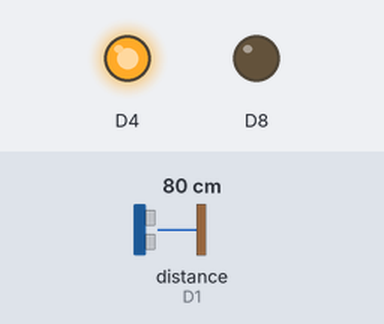
A sketch run on a simulated ESP8266 (NodeMCU). On the bench: output pins drawn as LEDs (lit = HIGH). Wiring (inferred from the names in the program): ultrasonic range finder: trigger D0; echo D1. Inputs (shaded band) come from the test bench; at power-on: distance to the obstacle (sensor on D1) 80 cm. The echo pulse lasts 58.3 µs per cm; WiFi joins after 1.5 s; servers stay silent unless stated; uploads are accepted with an empty reply; pins used as bus, display or sensor lines are not drawn.

Above: at 2.8 s.
2.9 s: distance to the obstacle (sensor on D1) set to 33 cm
4.4 s: distance to the obstacle (sensor on D1) set to 26 cm
At 5.5 s:
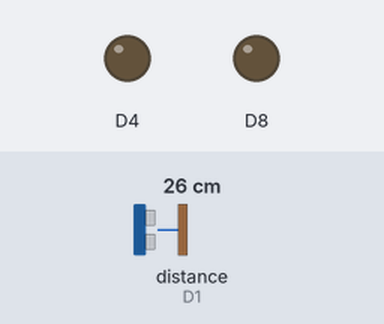
5.9 s: distance to the obstacle (sensor on D1) set to 35 cm
At 6.6 s:
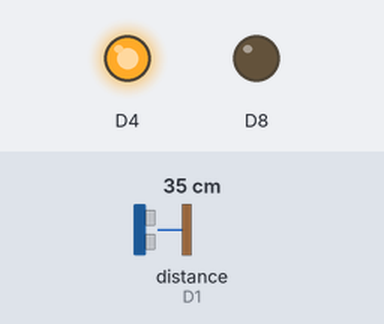
7.4 s: distance to the obstacle (sensor on D1) set to 2 cm
At 7.9 s:
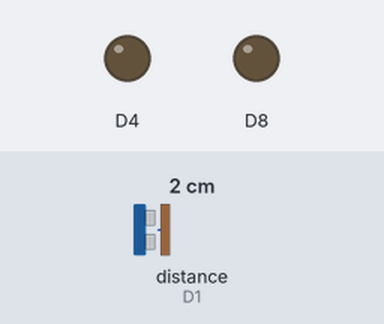
Timing chart, 0 to 9.9 s (numbered marks = the images above; inputs shaded):
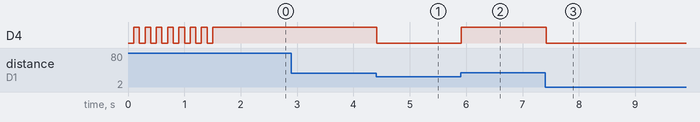

The sketch:

Slave2.ino
```cpp
#define MASTER_URL "http://192.168.4.1/slave1?proximity="

#define AP_SSID "Parking-Subnet-0"
#define AP_PASS "1234567890"

#include <ESP8266WiFi.h>
#include <WiFiClient.h>
#include <ESP8266HTTPClient.h>
#include "sonar.h"

HTTPClient http;
WiFiClient client;

int proximity = 0;

void proximityCheck(){
  proximity = getDistance();
  if(30 > proximity){
    blinkLED(LOW);
  }else{
    blinkLED(HIGH);
  }
}


void blinkLED(int proximity){
  digitalWrite(D4, proximity);
}

void sendSensorState(){
  proximityCheck();
  http.begin(client, String(MASTER_URL)+String(proximity));
  http.GET();
  http.end();
}

void setup(){
    startSonar();
    pinMode(D4, OUTPUT);
    WiFi.mode(WIFI_STA);
    WiFi.begin(AP_SSID, AP_PASS);
    while(WiFi.status() != WL_CONNECTED){
      delay(100);
      digitalWrite(D4, HIGH);
      delay(100);
      digitalWrite(D4, LOW);
    }

  pinMode(D8, OUTPUT);
  digitalWrite(D4, HIGH);
  digitalWrite(D8, LOW);
}

void loop(){
  sendSensorState();
  proximityCheck();
  delay(10);
}
```

sonar.h
```cpp
const int pingPin = D0; // Trigger Pin of Ultrasonic Sensor
const int echoPin = D1; // Echo Pin of Ultrasonic Sensor

void startSonar() {
   pinMode(pingPin, OUTPUT);
   pinMode(echoPin, INPUT);
}

long centimeters(long microseconds) {
   return microseconds / 29 / 2;
}

int getDistance() {
   digitalWrite(pingPin, LOW);
   delayMicroseconds(2);
   digitalWrite(pingPin, HIGH);
   delayMicroseconds(10);
   digitalWrite(pingPin, LOW);
   long duration = pulseIn(echoPin, HIGH);
   return centimeters(duration);
}
```

Measured:
- the behaviour switches between 30 and 29 cm on distance to the obstacle (sensor on D1) (found by bisection; images 0 and 1)
- after the input at 2.9 s, every drawn part: stays the same
- after the input at 4.4 s, D4: HIGH → LOW at once
- after the input at 5.9 s, D4: LOW → HIGH at once
- after the input at 7.4 s, D4: HIGH → LOW at once
